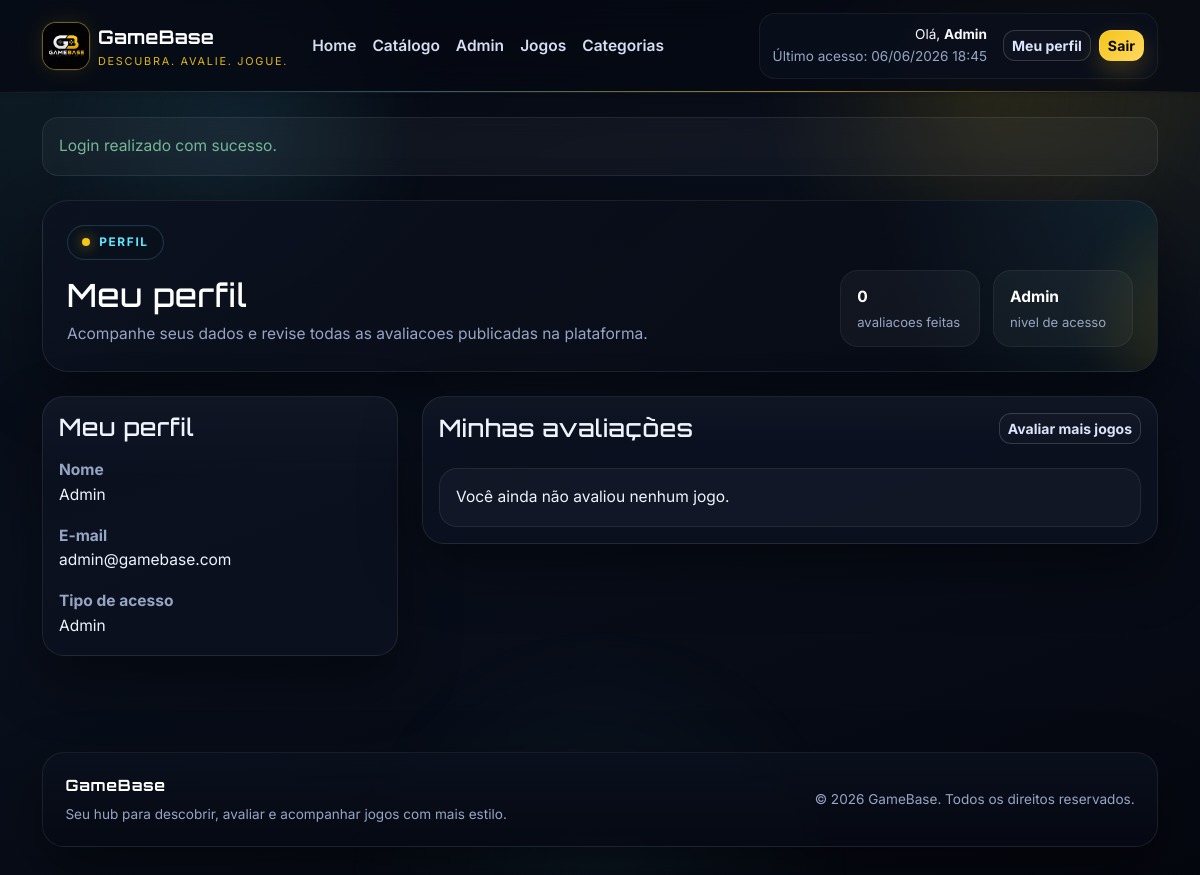
Page /index.php?page=perfil (signed in) on the committed database.
### tables this page shows
CREATE TABLE usuarios (
    id INT AUTO_INCREMENT PRIMARY KEY,
    nome VARCHAR(100) NOT NULL,
    email VARCHAR(150) NOT NULL UNIQUE,
    senha VARCHAR(255) NOT NULL,
    tipo ENUM('admin', 'usuario') DEFAULT 'usuario',
    lembrar_token VARCHAR(64) DEFAULT NULL,
    criado_em TIMESTAMP DEFAULT CURRENT_TIMESTAMP
);

### controllers/AuthController.php (called while the page is built, shortened)
<?php
class AuthController
{
    private Usuario $usuarioModel;
    private Avaliacao $avaliacaoModel;
    public function __construct()
    {
        $this->usuarioModel = new Usuario();
        $this->avaliacaoModel = new Avaliacao();
    }
    public function perfil(): void
    {
        $usuario = $this->usuarioModel->buscarPorId((int) $_SESSION['usuario_id']);
        $avaliacoes = $this->avaliacaoModel->listarPorUsuario((int) $_SESSION['usuario_id']);
        render('perfil.php', [
            'pageTitle' => 'Meu perfil',
            'usuario' => $usuario,
            'avaliacoes' => $avaliacoes,
        ]);
    }
}

### config/database.php (called while the page is built, shortened)
<?php
class Database
{
    private static ?PDO $connection = null;
    public static function getConnection(): PDO
    {
        if (self::$connection instanceof PDO) {
            return self::$connection;
        }
        $host = getenv("GAMEBASE_DB_HOST") ?: "localhost";
        $dbname = getenv("GAMEBASE_DB_NAME") ?: "gamebase";
        $username = getenv("GAMEBASE_DB_USER") ?: "root";
        $password = getenv("GAMEBASE_DB_PASS");
        $password = $password !== false ? $password : "";
        $charset = getenv("GAMEBASE_DB_CHARSET") ?: "utf8mb4";
        $dsn = sprintf(
            "mysql:host=%s;dbname=%s;charset=%s",
            $host,
            $dbname,
            $charset
        );
        try {
            self::$connection = self::createPdo($dsn, $username, $password);
        } catch (Throwable $exception) {
            if (function_exists("debugLog")) {
                debugLog(
                    "initial",
                    "H1",
                    "config/database.php:42",
                    "database connection failed",
                    [
                        "host" => $host,
                        "database" => $dbname,
                        "errorType" => get_class($exception),
                        "errorCode" => (string) $exception->getCode(),
                        "errorMessage" => $exception->getMessage(),
                    ]
                );
            }
            if ((string) $exception->getCode() === "1049") {
                try {
                    if (function_exists("debugLog")) {
                        debugLog(
                            "post-fix",
                            "H1",
                            "config/database.php:50",
                            "database missing, starting bootstrap",
                            [
                                "host" => $host,
                                "database" => $dbname,
                                "schemaExists" => is_file(
                                    dirname(__DIR__) . "/database/gamebase.sql"
                                ),
                            ]
                        );
                    }
                    self::bootstrapDatabase(
                        $host,
                        $dbname,
                        $username,
                        $password,
                        $charset
                    );
                    self::$connection = self::createPdo(
                        $dsn,
                        $username,
                        $password
                    );
                    if (function_exists("debugLog")) {
                        debugLog(
                            "post-fix",
                            "H1",
                            "config/database.php:62",
                            "database bootstrap completed",
                            [
                                "host" => $host,
                                "database" => $dbname,
                            ]
                        );
                    }
                    return self::$connection;
                } catch (Throwable $bootstrapException) {
                    if (function_exists("debugLog")) {
                        debugLog(
                            "post-fix",
                            "H1",
                            "config/database.php:73",
                            "database bootstrap failed",
                            [
                                "host" => $host,
                                "database" => $dbname,
                                "errorType" => get_class($bootstrapException),
                                "errorCode" => (string) $bootstrapException->getCode(),
                                "errorMessage" => $bootstrapException->getMessage(),
                            ]
                        );
                    }
                    http_response_code(500);
                    die("<h1>Erro ao inicializar o banco</h1>" .
                        "<p>" .
                        htmlspecialchars(
                            "O banco gamebase nao existe e a inicializacao automatica falhou.",
                            ENT_QUOTES,
                            "UTF-8"
                        ) .
                        "</p>" .
                        "<p>" .
                        htmlspecialchars(
                            "Verifique se o MySQL esta ativo e se o arquivo database/gamebase.sql esta acessivel.",
                            ENT_QUOTES,
                            "UTF-8"
                        ) .
                        "</p>" .
                        "<p>" .
                        htmlspecialchars(
                            "Detalhe tecnico: " .
                            $bootstrapException->getMessage(),
                            ENT_QUOTES,
                            "UTF-8"
                        ) .
                        "</p>");
                }
            }
            http_response_code(500);
            $mensagem = "Nao foi possivel conectar ao banco de dados GameBase.";
            $orientacao =
                "Verifique host, nome do banco, usuario e senha em config/database.php ou nas variaveis de ambiente GAMEBASE_DB_*.";
            $credenciais = sprintf(
                "Configuracao atual: host=%s | banco=%s | usuario=%s",
                $host,
                $dbname,
                $username
            );
            $detalheTecnico = "Detalhe tecnico: " . $exception->getMessage();
            die("<h1>Erro de conexao com o banco</h1>" .
                "<p>" .
                htmlspecialchars($mensagem, ENT_QUOTES, "UTF-8") .
                "</p>" .
                "<p>" .
                htmlspecialchars($orientacao, ENT_QUOTES, "UTF-8") .
                "</p>" .
                "<p>" .
                htmlspecialchars($credenciais, ENT_QUOTES, "UTF-8") .
                "</p>" .
                "<p>" .
                htmlspecialchars($detalheTecnico, ENT_QUOTES, "UTF-8") .
                "</p>");
        }
        return self::$connection;
    }
    private static function createPdo(
        string $dsn,
        string $username,
        string $password
    ): PDO {
        return new PDO($dsn, $username, $password, [
            PDO::ATTR_ERRMODE => PDO::ERRMODE_EXCEPTION,
            PDO::ATTR_DEFAULT_FETCH_MODE => PDO::FETCH_ASSOC,
        ]);
    }
}

### models/Avaliacao.php (called while the page is built, shortened)
<?php
class Avaliacao
{
    private PDO $conn;
    public function __construct()
    {
        $this->conn = Database::getConnection();
    }
    public function listarPorUsuario(int $usuarioId): array
    {
        $stmt = $this->conn->prepare(
            '
            SELECT
                a.*,
                j.titulo AS jogo_titulo
            FROM avaliacoes a
            INNER JOIN jogos j ON j.id = a.jogo_id
            WHERE a.usuario_id = :usuario_id
            ORDER BY a.criado_em DESC
            '
        );
        $stmt->bindValue(':usuario_id', $usuarioId, PDO::PARAM_INT);
        $stmt->execute();
        return $stmt->fetchAll();
    }
}

### models/Usuario.php (called while the page is built, shortened)
<?php
class Usuario
{
    private PDO $conn;
    public function __construct()
    {
        $this->conn = Database::getConnection();
    }
    public function buscarPorId(int $id): ?array
    {
        $stmt = $this->conn->prepare('SELECT * FROM usuarios WHERE id = :id LIMIT 1');
        $stmt->bindValue(':id', $id, PDO::PARAM_INT);
        $stmt->execute();
        $usuario = $stmt->fetch();
        return $usuario !== false ? $usuario : null;
    }
}

### views/perfil.php (the view, shortened to what this page needs)
<?php
$usuario = $usuario ?? [];
$avaliacoes = $avaliacoes ?? [];
?>
<section class="mb-4">
    <div class="page-banner mb-4">
        <div class="d-flex flex-column flex-xl-row justify-content-between align-items-xl-end gap-4">
            <div>
                <span class="eyebrow-pill mb-3">Perfil</span>
                <h1 class="page-banner-title h2 mb-2">Meu perfil</h1>
                <p class="page-banner-text mb-0">Acompanhe seus dados e revise todas as avaliacoes publicadas na plataforma.</p>
            </div>
            <div class="page-banner-stats">
                <div class="page-stat">
                    <span class="page-stat-value"><?= count($avaliacoes) ?></span>
                    <span class="page-stat-label">avaliacoes feitas</span>
                </div>
                <div class="page-stat">
                    <span class="page-stat-value text-capitalize"><?= e((string) ($usuario['tipo'] ?? 'usuario')) ?></span>
                    <span class="page-stat-label">nivel de acesso</span>
                </div>
            </div>
        </div>
    </div>
    <div class="row g-4">
        <div class="col-lg-4">
            <article class="card h-100">
                <div class="card-body">
                    <h2 class="h4 mb-3">Meu perfil</h2>
                    <dl class="mb-0">
                        <dt class="text-muted">Nome</dt>
                        <dd class="mb-3"><?= e((string) ($usuario['nome'] ?? '')) ?></dd>
                        <dt class="text-muted">E-mail</dt>
                        <dd class="mb-3"><?= e((string) ($usuario['email'] ?? '')) ?></dd>
                        <dt class="text-muted">Tipo de acesso</dt>
                        <dd class="mb-0 text-capitalize"><?= e((string) ($usuario['tipo'] ?? 'usuario')) ?></dd>
                    </dl>
                </div>
            </article>
        </div>
        <div class="col-lg-8">
            <section class="card">
                <div class="card-body">
                    <div class="d-flex justify-content-between align-items-center mb-4">
                        <h2 class="h4 mb-0">Minhas avaliações</h2>
                        <a class="btn btn-outline-light btn-sm" href="<?= e(baseUrl('index.php?page=catalogo')) ?>">Avaliar mais jogos</a>
                    </div>
                    <div class="vstack gap-3">
                        <?php if ($avaliacoes === []): ?>
                            <article class="empty-state p-3">
                                <p class="mb-0">Você ainda não avaliou nenhum jogo.</p>
                            </article>
                        <?php endif; ?>
                    </div>
                </div>
            </section>
        </div>
    </div>
</section>

### rows in the picture
usuarios: tipo "Admin", nome "Admin", email "admin@gamebase.com"

### other values in the picture
$_SESSION['usuario_nome'] "Admin"
$ultimoAcesso "06/06/2026 18:45"
$flash['mensagem'] "Login realizado com sucesso."
count($avaliacoes) "0"
